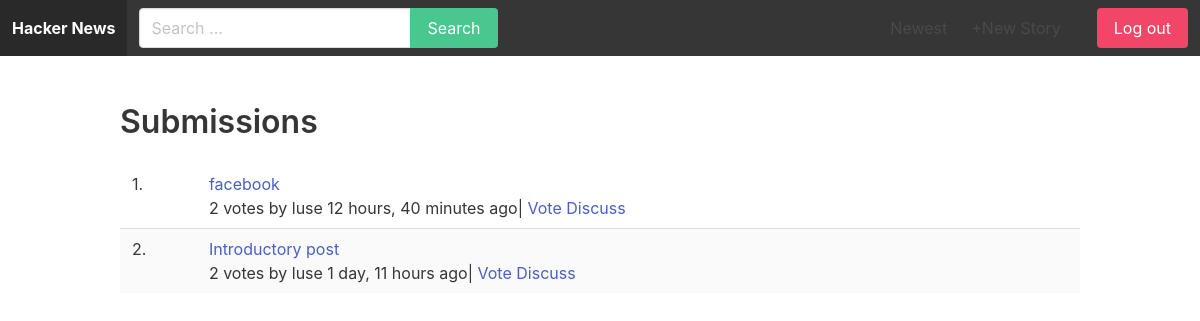
/u/luse/submissions/, run on the app's committed database.
### story/models.py (models this page shows, shortened)
class Story(models.Model):
    title = models.CharField(max_length=255)
    url= models.URLField()
    number_of_votes= models.IntegerField(default=1)
    created_by = models.ForeignKey(User, related_name='stories', on_delete=models.CASCADE)
    created_at = models.DateTimeField(auto_now_add=True)
    class Meta:
        ordering = ['-created_at']

### userprofile/views.py (the view)
# urls.py: path('<str:username>/submissions/', submissions, name='submissions'),
def submissions(request, username):
    user = get_object_or_404(User, username=username)
    stories = user.stories.all()
    return render(request, 'submissions.html', {'user': user, 'stories':stories})

### userprofile/templates/submissions.html
{% extends 'base.html' %}
{% block content %}
    <div class="container">
        <div class="columns">
            <div class="column is-12">
                <h1 class="title">Submissions</h1>
            </div>
        </div>
        <div class="columns">
            <div class="column is-12">
                <table class="table is-striped is-fullwidth">
                    <tbody>
                        {% for story in stories %}
                            <tr>
                                <td>{{ forloop.counter }}.</td>
                                <td>
                                    <a href="{{ story.url }}" target="_blank">{{ story.title }}</a>
                                    <p>{{ story.number_of_votes}} votes by {{ story.created_by.username }} {{ story.created_at|timesince }} ago|
                                        {% if not story.created_by == request.user %}<a href="{% url 'vote' story.id %}">Vote</a>{% endif %}
                                        <a href="{% url 'story' story.id %}">Discuss</a>
                                    </p>
                                </td>
                            </tr>
                        {% endfor %}
                    </tbody>
                </table>
            </div>
        </div>
    </div>
{% endblock %}

### data on the page
Story: title "facebook", number_of_votes "2", created_by.username "luse", created_at "12 hours, 40 minutes", shows "Vote"
Story: title "Introductory post", number_of_votes "2", created_by.username "luse", created_at "1 day, 11 hours", shows "Vote"
